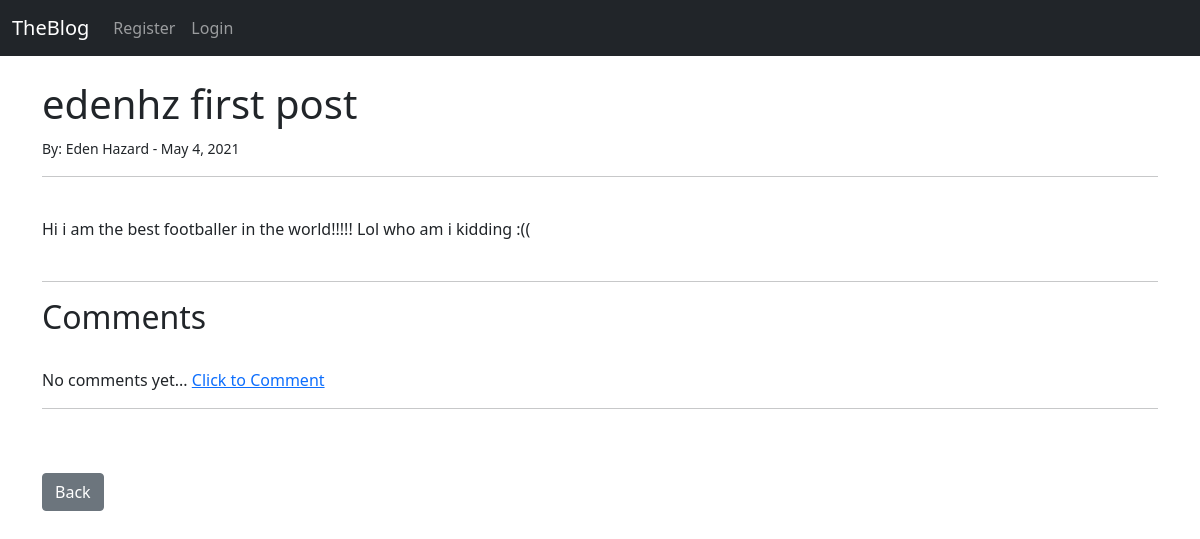
The app's page /article/10 with its own data.
### theblog/models.py (models this page shows, shortened)
class Post(models.Model):
	title = models.CharField(max_length=255)
	title_tag = models.CharField(max_length=255)
	author = models.ForeignKey(User, on_delete=models.CASCADE)
	body = models.TextField()
	post_date = models.DateField(auto_now_add=True)

### theblog/views.py (the view)
# urls.py: path('article/<int:pk>', ArticleDetailView.as_view(), name='article-detail'),
class ArticleDetailView(DetailView):
	model = Post
	template_name = 'article_details.html'

### theblog/templates/article_details.html (shortened to what this page needs)
{% extends 'base.html' %}
{% block content %}
<h1>{{ post.title }}</h1>
<small>By:
	{{ post.author.first_name }}
	{{post.author.last_name}} -
	{{ post.post_date }}
</small><br/>
<hr>
<br/>
{{ post.body }}
<br/><br/>
<hr>
<h2>Comments</h2>
<br/>
{% if not post.comments.all %}
	No comments yet... <a href="{% url 'add_comment' post.pk %}">Click to Comment</a>
{% endif %}
<hr>
<br/><br/>
<a href="{% url 'home' %}" class="btn btn-secondary">Back</a>
{% endblock %}

### records on screen
Post: title "edenhz first post", author.first_name "Eden", author.last_name "Hazard", post_date "May 4, 2021", body "Hi i am the best footballer in the world!!!!! Lol who am i kidding :(("
